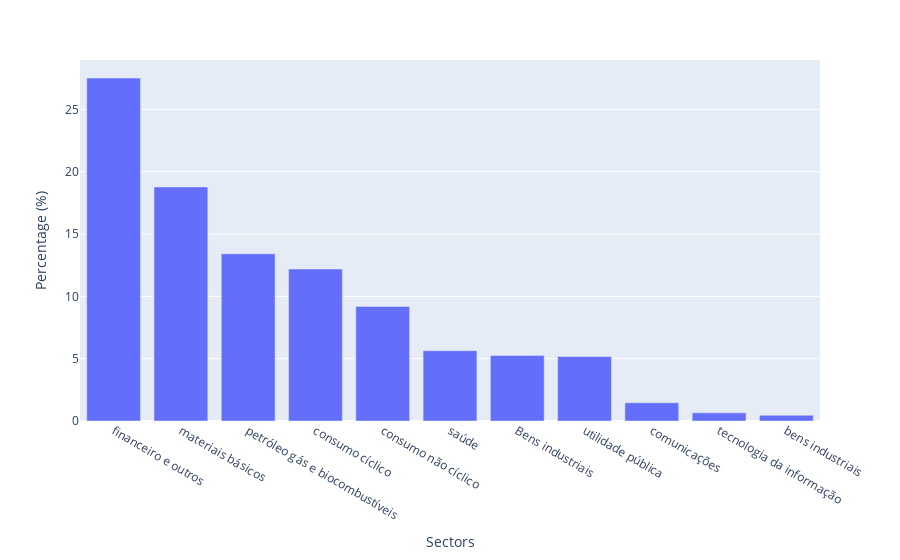

Notebook code cell kept with this figure:
### Code cell
#Which sectors have the highest percentage on the IBOVESPA?
sectors = stocks_br[stocks_br.ibov == 1]
sectors = sectors.groupby(['setor']).sum().reset_index().sort_values(by=['percentual'], ascending=False)

fig2 = px.bar(sectors, x='setor', y='percentual')
fig2.update_layout(
    title_text='',
    yaxis=dict(
        title='Percentage (%)'
    ),
    xaxis=dict(
        title='Sectors'
    ))
fig2.show()
fig2.write_image("./fig2.png")

### Figure 1 — Plotly figure (JSON) as saved in the notebook; plotly's stock layout.template omitted (floating-point values rounded to 4 significant figures)
{"data": [{"alignmentgroup": "True", "hoverlabel": {"namelength": 0}, "hovertemplate": "setor=%{x}<br>percentual=%{y}", "legendgroup": "", "marker": {"color": "#636efa"}, "name": "", "offsetgroup": "", "orientation": "v", "showlegend": false, "textposition": "auto", "type": "bar", "x": ["financeiro e outros", "materiais básicos", "petróleo gás e biocombustíveis", "consumo cíclico", "consumo não cíclico", "saúde", "Bens industriais", "utilidade pública", "comunicações", "tecnologia da informação", "bens industriais"], "xaxis": "x", "y": [27.51, 18.77, 13.41, 12.19, 9.191, 5.642, 5.261, 5.171, 1.461, 0.656, 0.456], "yaxis": "y"}], "layout": {"barmode": "relative", "legend": {"tracegroupgap": 0}, "margin": {"t": 60}, "title": {"text": ""}, "xaxis": {"anchor": "y", "domain": [0, 1], "title": {"text": "Sectors"}}, "yaxis": {"anchor": "x", "domain": [0, 1], "title": {"text": "Percentage (%)"}}}}
